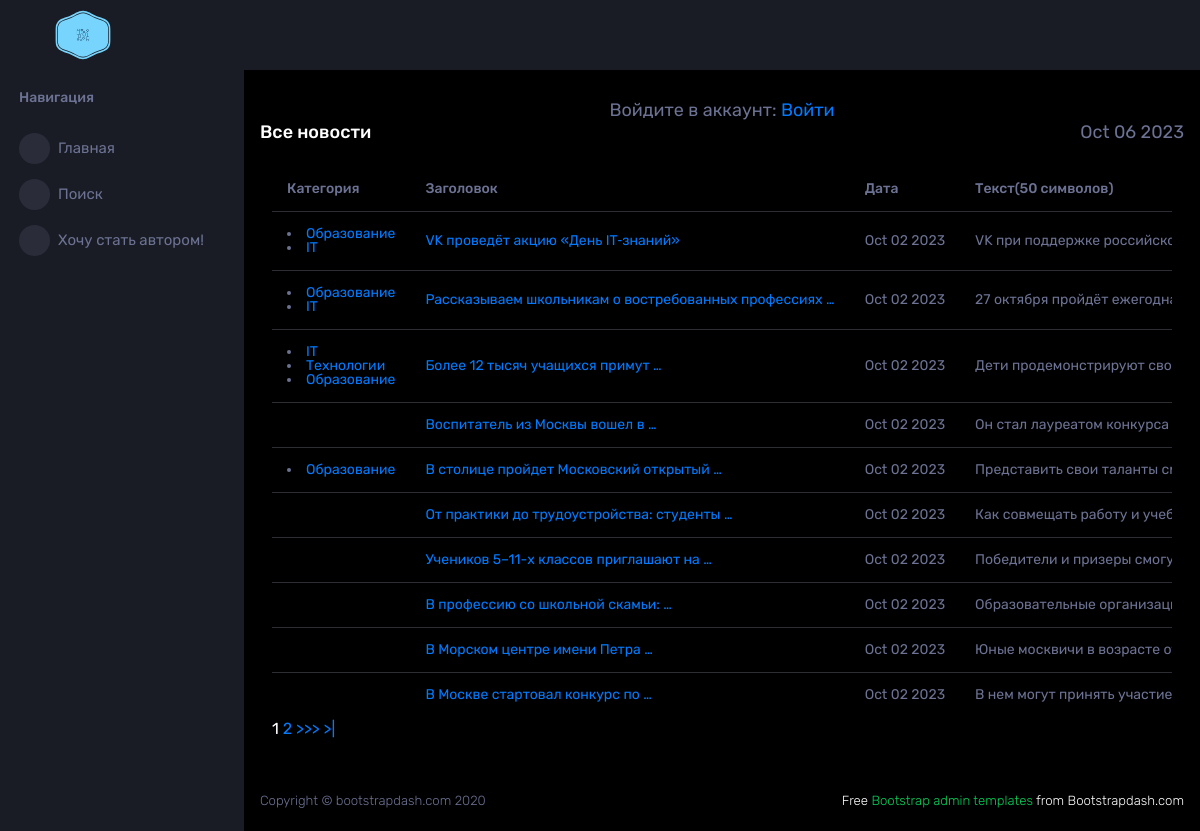
Page /news/ on the committed database.
### news/models.py (models this page shows, shortened)
class Category(models.Model):
    categoryName = models.CharField(max_length = 255, unique = True)
    subscriber = models.ManyToManyField(User, through = 'Subscribers')
    def __str__(self):
        return self.categoryName

class Post(models.Model):
    news = 'N'
    article = 'A'
    postChoice = [
        (news, 'Новость'),
        (article, 'Статья')
    ]
    postAuthor = models.ForeignKey(Author, on_delete = models.CASCADE)
    postType = models.CharField(max_length = 1, choices = postChoice, default = news)
    postDateTime = models.DateTimeField(default=timezone.now)
    postCat = models.ManyToManyField(Category, through = 'PostCategory')
    postTitle = models.CharField(max_length = 255, default = 'Заголовок')
    postBody = models.TextField(default = 'Здесь должен быть текст')
    postRate = models.IntegerField(default = 0)

### news/views.py (the view, shortened to what this page needs)
# urls.py: path('', NewsList.as_view(), name='news'),
class NewsList(ListView):
    model = Post
    ordering = ['-postDateTime']
    template_name = 'newspaper/news.html'
    context_object_name = 'news'
    paginate_by = 10
    def get_context_data(self, **kwargs: Any) -> Dict[str, Any]:
        context =  super().get_context_data(**kwargs)
        context['time_now'] = timezone.localtime(timezone.now())
        context['empty'] = None
        context['filter'] = NewsFilter(self.request.GET,
                                       queryset=self.get_queryset())
        context['choices'] = Post.postChoice
        context['form'] = NewsForm()
        context['is_author'] = self.request.user.groups.filter(name='Authors').exists()
        return context

### news/templatetags/custom_filters.py (called while the page is built)
@register.filter(name='censor')
def censor(value):
    return cense(value)

### templates/newspaper/news.html (shortened to what this page needs)
{% extends 'layout/default.html' %}
{% load custom_filters %}
{% block content %}
<section class="tables">
    <div class="page-header">
        <div class=row><h1 class="page-title">Все новости</h1></div>
        <div class=row><h3 class="page-title small text-muted">{{ time_now|date:'M d Y' }}</h3></div>
    </div>
    <div class="table-responsive">
        {% if news %}
            <table class="table b-table table-striped table-hover">
                <thead >
                    <th scope="col">
                        Категория
                    </th>
                    <th scope="col">
                        Заголовок
                    </th>
                    <th scope="col">
                        Дата
                    </th>
                    <th scope="col">
                        Текст(50 символов)
                    </th>
                </thead>
                <tbody>
                {% for post in news %}
                    <tr>
                        <td>
                            {% for cat in post.postCat.all %}
                            <li><a href="subscribe/{{ cat.id }}">{{ cat }}</a></li>
                            {% endfor %}
                        </td>
                        <td>
                            <a href="{{ post.id }}">{{ post.postTitle|truncatewords:5|censor }}</a>
                        </td>
                        <td>
                            {{ post.postDateTime|date:'M d Y' }}
                        </td>
                        <td>
                            {{ post.postBody|truncatechars:50|censor }}
                        </td>
                    </tr>
                {% endfor %}
            </table>
            {% include 'layout/parts/paginator.html' %}
        {% else %}
            <h2> Новостей нет </h2>
        {% endif %}
    </div>
</section>
{% endblock content %}

### rows in the picture
Post: postTitle|censor "VK проведёт акцию «День IT‑знаний»", postDateTime "Oct 02 2023", postBody|censor "VK при поддержке…"
Category: categoryName "Образование"
Category: categoryName "IT"
Post: postTitle|censor "Рассказываем школьникам о востребованных профессиях …", postDateTime "Oct 02 2023", postBody|censor "27 октября пройдёт…"
Post: postTitle|censor "Более 12 тысяч учащихся примут …", postDateTime "Oct 02 2023", postBody|censor "Дети продемонстрируют…"
Category: categoryName "Технологии"
Post: postTitle|censor "Воспитатель из Москвы вошел в …", postDateTime "Oct 02 2023", postBody|censor "Он стал лауреатом конкурса…"
Post: postTitle|censor "В столице пройдет Московский открытый …", postDateTime "Oct 02 2023", postBody|censor "Представить свои таланты…"
Post: postTitle|censor "От практики до трудоустройства: студенты …", postDateTime "Oct 02 2023", postBody|censor "Как совмещать работу и…"
Post: postTitle|censor "Учеников 5–11-х классов приглашают на …", postDateTime "Oct 02 2023", postBody|censor "Победители и призеры…"
Post: postTitle|censor "В профессию со школьной скамьи: …", postDateTime "Oct 02 2023", postBody|censor "Образовательные…"
Post: postTitle|censor "В Морском центре имени Петра …", postDateTime "Oct 02 2023", postBody|censor "Юные москвичи в возрасте…"
Post: postTitle|censor "В Москве стартовал конкурс по …", postDateTime "Oct 02 2023", postBody|censor "В нем могут принять участие…"

### other values in the picture
{{ time_now|date:'M d Y' }} "Oct 06 2023"
{{ num }} "1"
{{ num }} "2"
